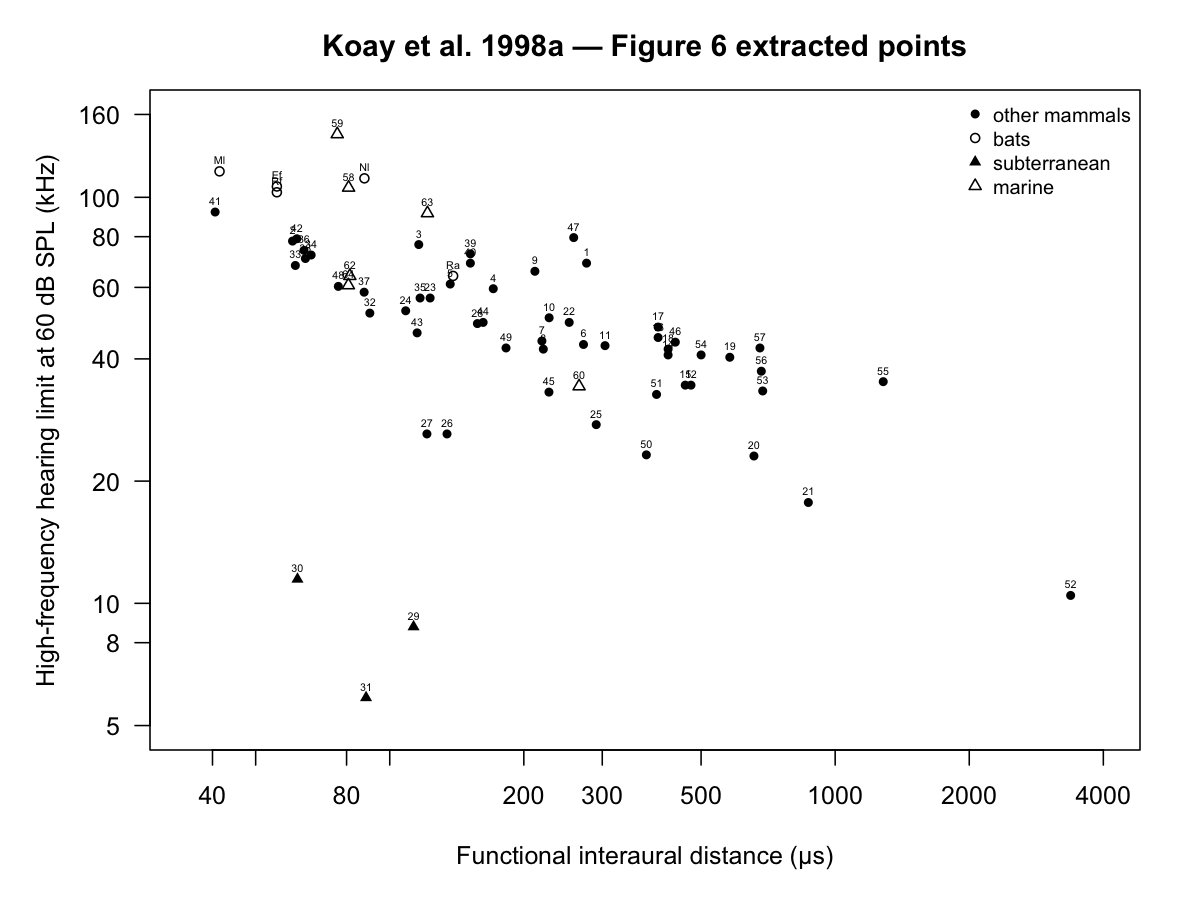

Generate this figure with R:
# Replot the extracted Figure 6 points without rerunning digitisation or fits.
args <- grep("^--file=", commandArgs(FALSE), value = TRUE)
if (length(args) != 1L) stop("Run with Rscript")
folder <- dirname(normalizePath(sub("^--file=", "", args[[1]])))
item <- "Koay_etal_1998_a_Figure6"
d <- read.csv(file.path(folder, paste0(item, ".csv")), check.names = FALSE,
              stringsAsFactors = FALSE)
x <- as.numeric(d$functional_interaural_distance_us)
y <- as.numeric(d$high_freq_hearing_limit_60dB_kHz)
keep <- is.finite(x) & is.finite(y) & x > 0 & y > 0
symbol <- c(filled_circle = 16, open_circle_bat = 1,
            filled_triangle_subterranean = 17, open_triangle_marine = 2)
png(file.path(folder, paste0(item, "_replot.png")), width = 1200, height = 900,
    res = 150)
par(mar = c(5, 5, 3, 2))
plot(x[keep], y[keep], type = "n", log = "xy", xlim = c(35, 4000),
     ylim = c(5, 160), xaxt = "n", yaxt = "n",
     xlab = "Functional interaural distance (µs)",
     ylab = "High-frequency hearing limit at 60 dB SPL (kHz)",
     main = "Koay et al. 1998a — Figure 6 extracted points")
axis(1, at = c(40, 50, 80, 100, 200, 300, 500, 1000, 2000, 4000))
axis(2, at = c(5, 8, 10, 20, 40, 60, 80, 100, 160), las = 1)
for (i in which(keep)) {
  points(x[i], y[i], pch = symbol[[d$marker[i]]], cex = 0.8)
  text(x[i], y[i], labels = d$figure_id[i], pos = 3, offset = 0.25, cex = 0.43)
}
legend("topright", legend = c("other mammals", "bats", "subterranean", "marine"),
       pch = symbol[c("filled_circle", "open_circle_bat",
                      "filled_triangle_subterranean", "open_triangle_marine")],
       bty = "n", cex = 0.8)
dev.off()
cat(item, ": ", sum(keep), " plotted points\n", sep = "")
